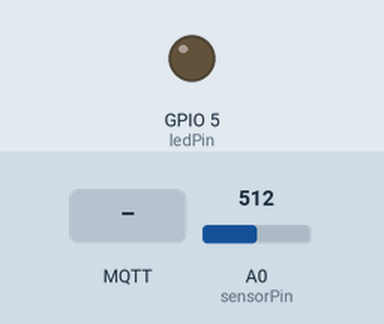
The sketch below on a simulated ESP8266 (NodeMCU). Parts: output pins drawn as LEDs (lit = HIGH). The inputs (shaded band) are chosen by the test bench; at power-on: A0 (sensorPin) = 512. WiFi joins after 1.5 s; servers stay silent unless stated; no MQTT or app messages arrive unless stated; what the sketch prints to the serial monitor is not drawn.

Above: at 2.7 s.
2.8 s: MQTT message "5" arrives on the first subscribed topic
At 7.4 s:
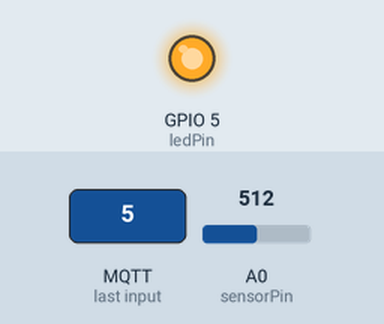
13.1 s: MQTT message "90" arrives on the first subscribed topic
At 17.8 s:
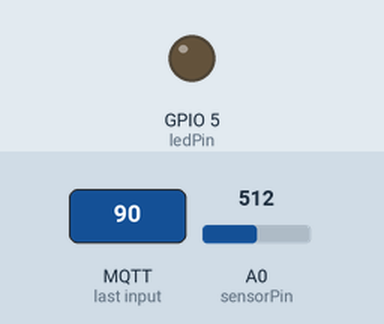
18.1 s: MQTT message "1" arrives on the first subscribed topic
At 22.9 s:
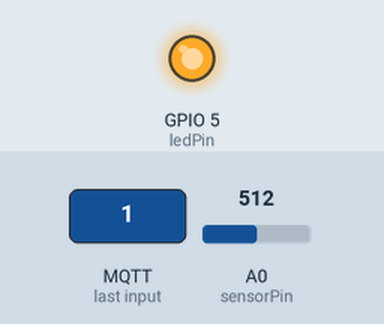
Timing chart, 0 to 24.4 s (numbered marks = the images above; inputs shaded):
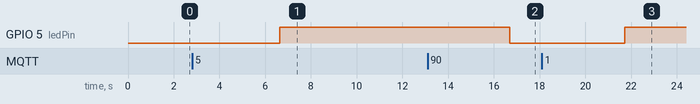

The sketch:

iotproject.ino
```cpp
#include <ESP8266WiFi.h>
#include <PubSubClient.h>
#include <SPI.h>
#include <MFRC522.h>

// Network settings
const char* ssid = "Momo";
const char* password = "12345678";
const char* mqtt_server = "172.20.10.9";

// MQTT Client
WiFiClient espClient;
PubSubClient client(espClient);

// GPIO Pin Definitions
const int ledPin = 5;
const int sensorPin = A0;

// RFID Settings
#define SS_PIN 15
#define RST_PIN 16
MFRC522 rfid(SS_PIN, RST_PIN);
MFRC522::MIFARE_Key key;

// Sensor Settings
int sensorValue;
const int threshold = 50;

// MQTT Topics
const char* sensorTopic = "sensor/value";
const char* lightTopic = "room/light";
const char* rfidTopic = "rfid/tag";

void setup() {
  Serial.begin(115200);
  delay(10);

  // Initialize WiFi
  setup_wifi();

  // Initialize MQTT
  client.setServer(mqtt_server, 1883);
  client.setCallback(callback);

  // Initialize GPIO
  pinMode(ledPin, OUTPUT);
  pinMode(sensorPin, INPUT);

  // Initialize SPI and RFID
  SPI.begin(); // Ensure SPI doesn't interfere with WiFi setup
  rfid.PCD_Init(); // Init MFRC522

  // Prepare the key (common MIFARE key)
  for (byte i = 0; i < 6; i++) {
    key.keyByte[i] = 0xFF;
  }
}

void setup_wifi() {
  WiFi.begin(ssid, password);
  Serial.print("Connecting to ");
  Serial.println(ssid);

  while (WiFi.status() != WL_CONNECTED) {
    delay(500);
    Serial.print(".");
  }

  Serial.println("\nWiFi connected");
  Serial.print("IP address: ");
  Serial.println(WiFi.localIP());
}

void callback(char* topic, byte* payload, unsigned int length) {
  String message = "";
  for (int i = 0; i < length; i++) {
    message += (char)payload[i];
  }
  Serial.print("Message arrived [");
  Serial.print(topic);
  Serial.print("] ");
  Serial.println(message);

  int lightValue = message.toInt();
  Serial.print("Light Value: ");
  Serial.println(lightValue);

  // Check if the light value is below the threshold to turn on the LED
  digitalWrite(ledPin, lightValue < threshold ? HIGH : LOW);
}

void reconnect() {
  while (!client.connected()) {
    Serial.print("Attempting MQTT connection...");
    if (client.connect("ESP8266Client")) {
      Serial.println("connected");
      client.subscribe(lightTopic);
    } else {
      Serial.print("failed, rc=");
      Serial.print(client.state());
      Serial.println(" try again in 5 seconds");
      delay(5000);
    }
  }
}

void loop() {
  if (!client.connected()) {
    reconnect();
  }
  client.loop();

  sensorValue = analogRead(sensorPin);
  client.publish(sensorTopic, String(sensorValue).c_str());

  if (rfid.PICC_IsNewCardPresent() && rfid.PICC_ReadCardSerial()) {
    Serial.print("New RFID Tag ID: ");
    String rfidTagID = "";
    for (byte i = 0; i < rfid.uid.size; i++) {
      rfidTagID += String(rfid.uid.uidByte[i], HEX);
    }
    rfidTagID.trim(); // Remove any leading/trailing whitespace
    Serial.println(rfidTagID);
    client.publish(rfidTopic, rfidTagID.c_str());

    rfid.PICC_HaltA();
    rfid.PCD_StopCrypto1();
  }

  delay(5000); // Manage the delay as necessary
}
```

Measured:
- after the input at 2.8 s, GPIO 5 (ledPin): LOW → HIGH after 3.8 s
- after the input at 13.1 s, GPIO 5 (ledPin): HIGH → LOW after 3.6 s
- after the input at 18.1 s, GPIO 5 (ledPin): LOW → HIGH after 3.6 s
